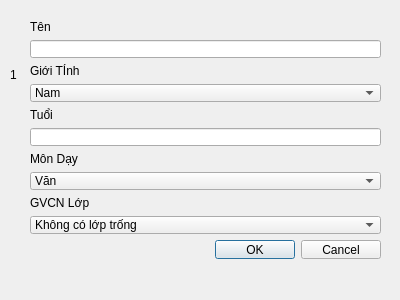
<?xml version="1.0" encoding="UTF-8"?>
<ui version="4.0">
 <class>Dialog</class>
 <widget class="QDialog" name="Dialog">
  <property name="geometry">
   <rect>
    <x>0</x>
    <y>0</y>
    <width>400</width>
    <height>300</height>
   </rect>
  </property>
  <property name="windowTitle">
   <string>Dialog</string>
  </property>
  <widget class="QWidget" name="layoutWidget">
   <property name="geometry">
    <rect>
     <x>30</x>
     <y>20</y>
     <width>351</width>
     <height>241</height>
    </rect>
   </property>
   <layout class="QVBoxLayout" name="verticalLayout_3">
    <item>
     <layout class="QVBoxLayout" name="verticalLayout_4">
      <item>
       <widget class="QLabel" name="label_6">
        <property name="text">
         <string>Tên</string>
        </property>
       </widget>
      </item>
      <item>
       <widget class="QLineEdit" name="name_ipt"/>
      </item>
      <item>
       <widget class="QLabel" name="label_7">
        <property name="text">
         <string>Giới TÍnh</string>
        </property>
       </widget>
      </item>
      <item>
       <widget class="QComboBox" name="gioitinh_ipt">
        <item>
         <property name="text">
          <string>Nam</string>
         </property>
        </item>
        <item>
         <property name="text">
          <string>Nữ</string>
         </property>
        </item>
       </widget>
      </item>
      <item>
       <widget class="QLabel" name="label_8">
        <property name="text">
         <string>Tuổi</string>
        </property>
       </widget>
      </item>
      <item>
       <widget class="QLineEdit" name="age_ipt"/>
      </item>
      <item>
       <widget class="QLabel" name="label_9">
        <property name="text">
         <string>Môn Dạy</string>
        </property>
       </widget>
      </item>
      <item>
       <widget class="QComboBox" name="mon_ipt">
        <item>
         <property name="text">
          <string>Văn</string>
         </property>
        </item>
        <item>
         <property name="text">
          <string>Toán</string>
         </property>
        </item>
        <item>
         <property name="text">
          <string>Anh</string>
         </property>
        </item>
        <item>
         <property name="text">
          <string>KHTN</string>
         </property>
        </item>
       </widget>
      </item>
      <item>
       <widget class="QLabel" name="label_10">
        <property name="text">
         <string>GVCN Lớp</string>
        </property>
       </widget>
      </item>
      <item>
       <widget class="QComboBox" name="gvcn_ipt">
        <item>
         <property name="text">
          <string>Không có lớp trống</string>
         </property>
        </item>
       </widget>
      </item>
      <item>
       <widget class="QDialogButtonBox" name="buttonBox">
        <property name="orientation">
         <enum>Qt::Horizontal</enum>
        </property>
        <property name="standardButtons">
         <set>QDialogButtonBox::Cancel|QDialogButtonBox::Ok</set>
        </property>
       </widget>
      </item>
     </layout>
    </item>
   </layout>
  </widget>
  <widget class="QLabel" name="label">
   <property name="geometry">
    <rect>
     <x>10</x>
     <y>70</y>
     <width>35</width>
     <height>10</height>
    </rect>
   </property>
   <property name="text">
    <string>1</string>
   </property>
  </widget>
 </widget>
 <resources/>
 <connections>
  <connection>
   <sender>buttonBox</sender>
   <signal>accepted()</signal>
   <receiver>Dialog</receiver>
   <slot>accept()</slot>
   <hints>
    <hint type="sourcelabel">
     <x>248</x>
     <y>254</y>
    </hint>
    <hint type="destinationlabel">
     <x>157</x>
     <y>274</y>
    </hint>
   </hints>
  </connection>
  <connection>
   <sender>buttonBox</sender>
   <signal>rejected()</signal>
   <receiver>Dialog</receiver>
   <slot>reject()</slot>
   <hints>
    <hint type="sourcelabel">
     <x>316</x>
     <y>260</y>
    </hint>
    <hint type="destinationlabel">
     <x>286</x>
     <y>274</y>
    </hint>
   </hints>
  </connection>
 </connections>
</ui>
